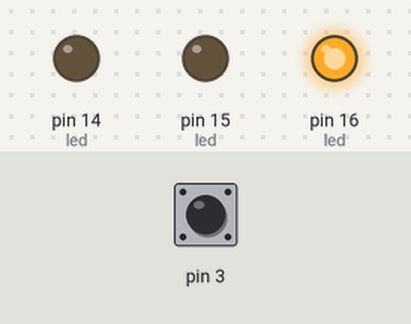
Bench run of a sketch on a simulated Arduino Uno, built with avr-gcc and run on an emulated ATmega328P. Parts: output pins drawn as LEDs (lit = HIGH). Dashed ring = blinking. The inputs (shaded band) are chosen by the test bench; at power-on: pin 3 HIGH.

Above: at 1.2 s.
1.3 s: pin 3 pulled LOW for 0.15 s
At 2.7 s:
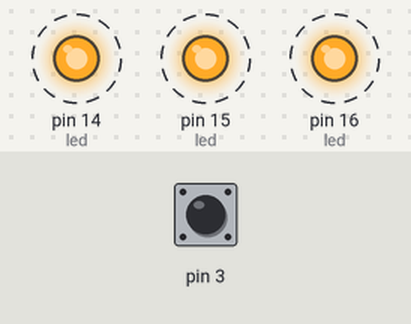
4.4 s: pin 3 pulled LOW for 1 s
7.4 s: pin 3 pulled LOW for 3.2 s
At 8.3 s:
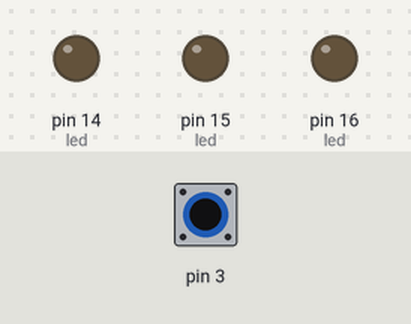
Timing chart, 0 to 18.1 s (numbered marks = the images above; inputs shaded):
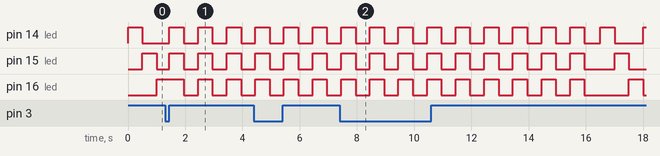

The sketch:

req2.ino
```cpp
#include <avr/io.h>
#include <avr/interrupt.h>
#include <util/delay.h>

ISR(INT1_vect)
{
  for (int i = 0; i < 5; i++) {
  PORTC |= (1<<PC0); // led on
  PORTC |= (1<<PC1); // led on
  PORTC |= (1<<PC2); // led on
   _delay_ms(500);
   PORTC &= (~(1<<PC0)); //led off
   PORTC &= (~(1<<PC1)); //led off
   PORTC &= (~(1<<PC2)); //led off
    _delay_ms(500);
  }
}

void initiate_interrupt() {
  SREG = SREG & (~(1<<7)); //disaple interrupts

  DDRD &= (~(1<<PD3)); // pin input
 PORTD |= (1<<PD3); // pull up

  //GICR |= (1<<INT1);  //enable external interrupt 0
  EIMSK |= (1<<INT1);  //enable external interrupt 0

  //MCUCR = 1<<ISC10 | 1<<ISC11;  /* Trigger INT0 on rising edge */
  EICRA = 1<<ISC10 | 1<<ISC11;  /* Trigger INT0 on rising edge */

  SREG = SREG | (1<<7); //enaple interrupts
}

void setup() {

  // put your setup code here, to run once:
   initiate_interrupt();
   DDRC |= (1<<PC0); // pin output
   DDRC |= (1<<PC1); // pin output
   DDRC |= (1<<PC2); // pin output

   PORTC &= (~(1<<PC0)); //led off
   PORTC &= (~(1<<PC1)); //led off
   PORTC &= (~(1<<PC2)); //led off

}

void loop() {
  // put your main code here, to run repeatedly:

  PORTC |= (1<<PC0); // led on
  PORTC &= (~(1<<PC1)); //led off
  PORTC &= (~(1<<PC2)); //led off
   _delay_ms(500);

  PORTC |= (1<<PC1); // led on
  PORTC &= (~(1<<PC0)); //led off
  PORTC &= (~(1<<PC2)); //led off

   _delay_ms(500);

   PORTC |= (1<<PC2); // led on
   PORTC &= (~(1<<PC0)); //led off
   PORTC &= (~(1<<PC1)); //led off


   _delay_ms(500);

}
```

Measured:
- after the input at 1.3 s, pin 14 (led), pin 15 (led): alternates HIGH for 0.50 s and LOW for 0.50 s, starting after 0.15 s; pin 16 (led): alternates HIGH for 0.50 s and LOW for 0.50 s, starting after 0.65 s
